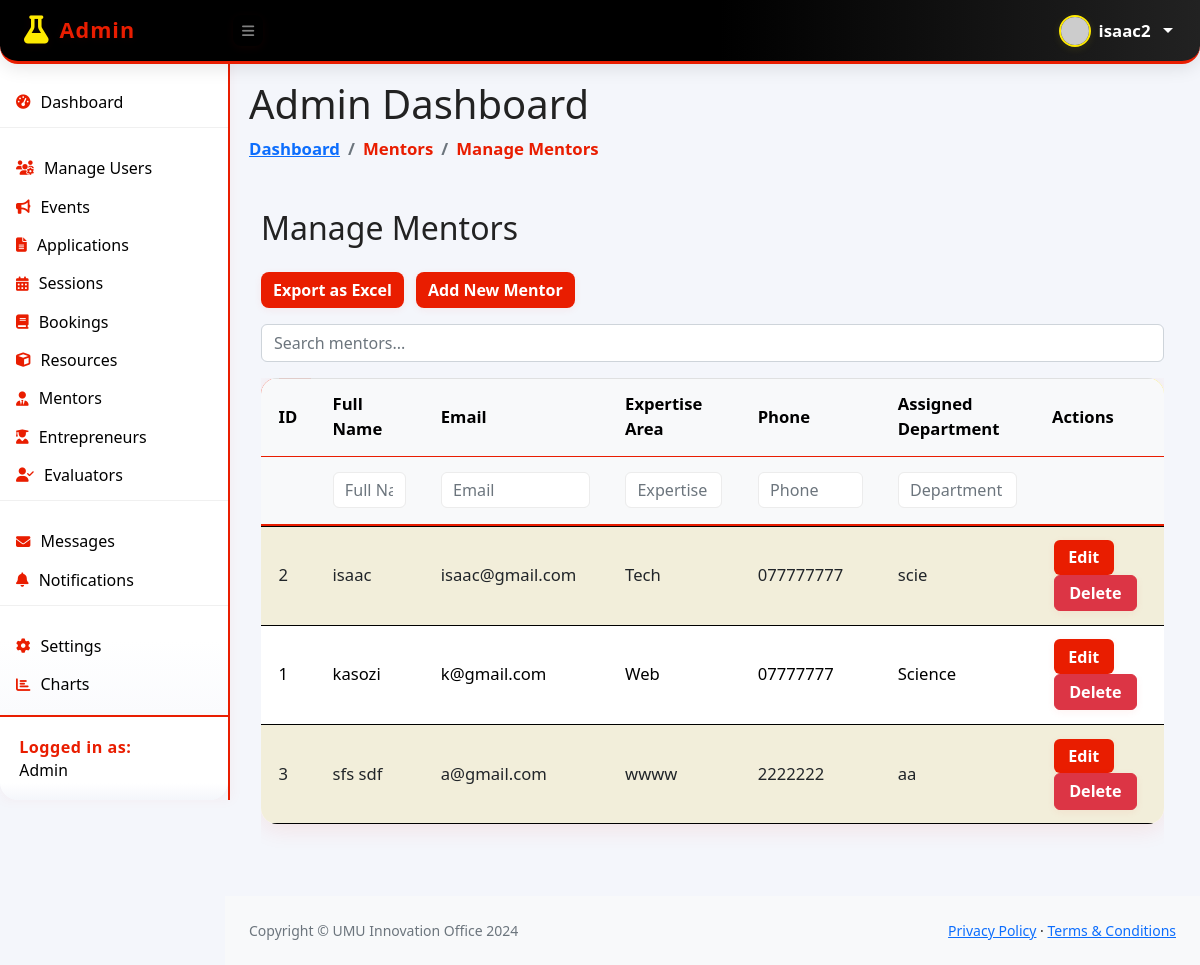
/manage_mentors_admin.php (signed in), run on an earlier commit of the app's database.
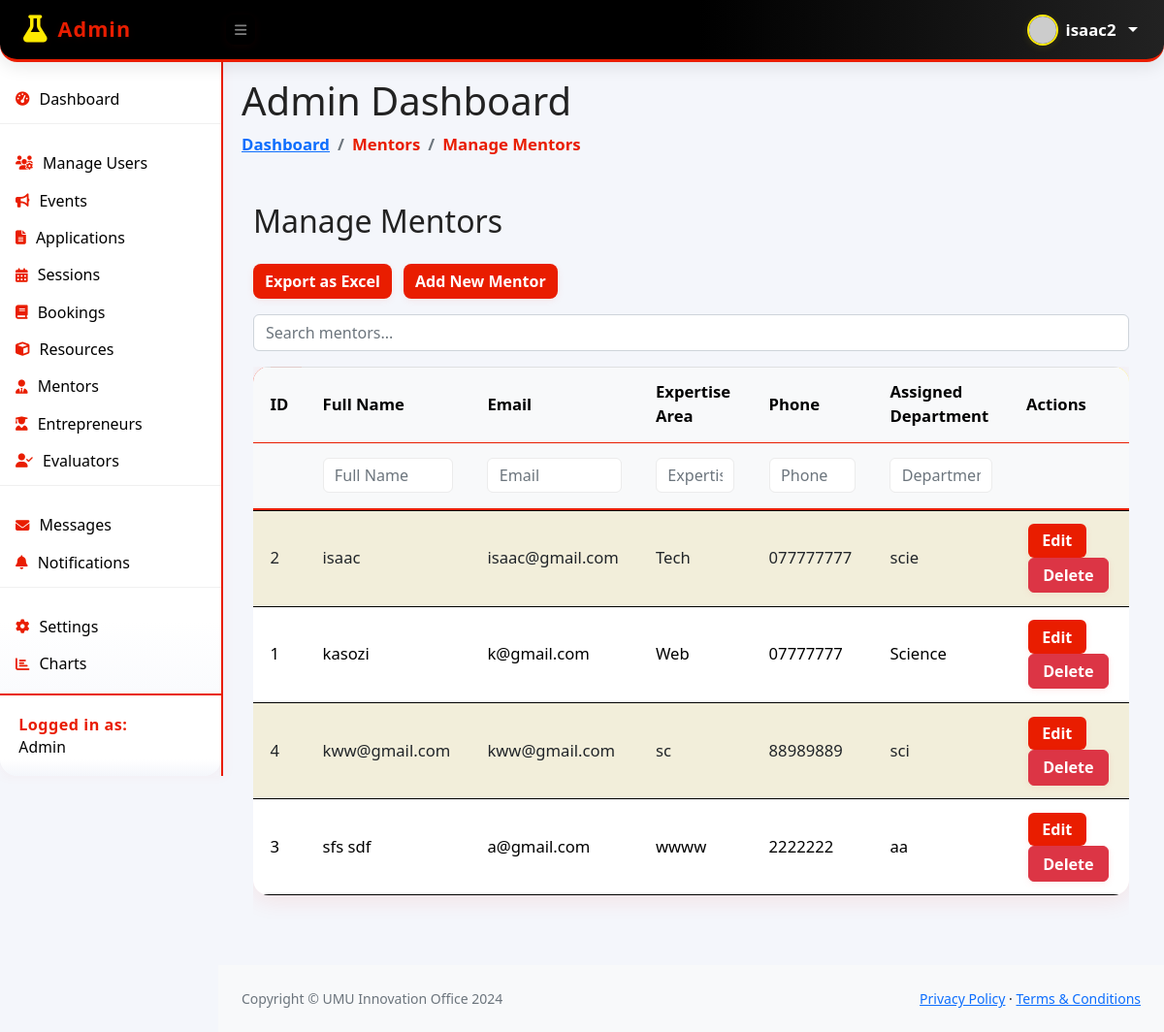
And on a later commit of the database.
### tables this page shows
CREATE TABLE `mentors` (
  `mentor_id` int(11) NOT NULL,
  `full_name` varchar(100) DEFAULT NULL,
  `email` varchar(100) DEFAULT NULL,
  `expertise_area` varchar(100) DEFAULT NULL,
  `phone` varchar(20) DEFAULT NULL,
  `assigned_department` varchar(100) DEFAULT NULL,
  `user_id` int(11) DEFAULT NULL
);

### manage_mentors_admin.php (the view, shortened to what the changed rows need)
<?php
require_once 'db.php';
$conn = new mysqli($host, $user, $password, $dbname);
$mentors = $conn->query("SELECT mentor_id, full_name, email, expertise_area, phone, assigned_department FROM mentors ORDER BY full_name");
$breadcrumb_items = ['Mentors', 'Manage Mentors'];
?>
<div class="container my-5">
    <h2 class="mb-4">Manage Mentors</h2>
    <div class="table-responsive">
        <table id="dataTable" class="table table-bordered table-striped">
            <thead class="table-light">
                <tr>
                    <th>ID</th>
                    <th>Full Name</th>
                    <th>Email</th>
                    <th>Expertise Area</th>
                    <th>Phone</th>
                    <th>Assigned Department</th>
                    <th>Actions</th>
                </tr>
                <tr>
                    <th></th>
                    <th><input type="text" class="form-control form-control-sm column-search" placeholder="Full Name"></th>
                    <th><input type="text" class="form-control form-control-sm column-search" placeholder="Email"></th>
                    <th><input type="text" class="form-control form-control-sm column-search" placeholder="Expertise"></th>
                    <th><input type="text" class="form-control form-control-sm column-search" placeholder="Phone"></th>
                    <th><input type="text" class="form-control form-control-sm column-search" placeholder="Department"></th>
                    <th></th>
                </tr>
            </thead>
            <tbody>
                <?php if ($mentors && $mentors->num_rows > 0): while($m = $mentors->fetch_assoc()): ?>
                <tr>
                    <td><?= htmlspecialchars($m['mentor_id']) ?></td>
                    <td><?= htmlspecialchars($m['full_name']) ?></td>
                    <td><?= htmlspecialchars($m['email']) ?></td>
                    <td><?= htmlspecialchars($m['expertise_area']) ?></td>
                    <td><?= htmlspecialchars($m['phone']) ?></td>
                    <td><?= htmlspecialchars($m['assigned_department']) ?></td>
                    <td>
                        <button class="btn btn-sm btn-info" data-bs-toggle="modal" data-bs-target="#editMentorModal<?= $m['mentor_id'] ?>">Edit</button>
                        <form method="post" action="" style="display:inline-block" onsubmit="return confirm('Delete this mentor?');">
                            <button type="submit" name="delete_mentor" class="btn btn-sm btn-danger">Delete</button>
                        </form>
                    </td>
                </tr>
                <?php endwhile; else: ?>
                <tr><td colspan="7" class="text-center text-muted">No mentors found.</td></tr>
                <?php endif; ?>
            </tbody>
        </table>
    </div>
</div>
<?php
$page_content = ob_get_clean();
include __DIR__ . '/dist/template_admin.php';

### dist/template_admin.php (shortened to what the changed rows need)
<!DOCTYPE html>
<html lang="en">
<head>
    <link href="https://cdn.jsdelivr.net/npm/simple-datatables@7.1.2/dist/style.min.css" rel="stylesheet" />
    <link href="/system2/dist/css/styles.css" rel="stylesheet" />
    <link href="/system2/dist/css/admin-custom.css" rel="stylesheet" />
    <link rel="stylesheet" href="https://cdnjs.cloudflare.com/ajax/libs/font-awesome/6.3.0/css/all.min.css" />
</head>
<body class="sb-nav-fixed">
    <div id="layoutSidenav">
        <div id="layoutSidenav_content">
            <main>
                <div class="container-fluid px-4">
                    <h1 class="mt-4">Admin Dashboard</h1>
                    <ol class="breadcrumb mb-4">
                        <li class="breadcrumb-item"><a href="admin_dashboard.php">Dashboard</a></li>
                        <?php if (isset($breadcrumb_items)): ?>
                            <?php foreach ($breadcrumb_items as $item): ?>
                                <li class="breadcrumb-item"> <?= $item ?> </li>
                            <?php endforeach; ?>
                        <?php endif; ?>
                    </ol>
                    <?php if (isset($page_content)): ?>
                        <?= $page_content ?>
                    <?php endif; ?>
                </div>
            </main>
        </div>
    </div>
</body>
</html>

What changed in the data, as far as the page shows it:
added mentors: mentor_id "4", full_name "kww@gmail.com", email "kww@gmail.com", expertise_area "sc", phone "88989889", assigned_department "sci"
